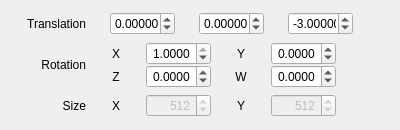
         <widget class="QProfile" name="tabView">
          <property name="toolTip">
           <string>View</string>
          </property>
          <attribute name="title">
           <string>View</string>
          </attribute>
          <layout class="QVBoxLayout" name="verticalLayoutView">
           <property name="topMargin">
            <number>12</number>
           </property>
           <property name="bottomMargin">
            <number>12</number>
           </property>
           <item>
            <widget class="QWidget" name="widgetViewTranslation" native="true">
             <property name="minimumSize">
              <size>
               <width>0</width>
               <height>0</height>
              </size>
             </property>
             <property name="maximumSize">
              <size>
               <width>16777215</width>
               <height>32</height>
              </size>
             </property>
             <layout class="QGridLayout" name="gridLayoutViewTranslation">
              <property name="leftMargin">
               <number>0</number>
              </property>
              <property name="topMargin">
               <number>0</number>
              </property>
              <property name="rightMargin">
               <number>12</number>
              </property>
              <property name="bottomMargin">
               <number>0</number>
              </property>
              <property name="horizontalSpacing">
               <number>24</number>
              </property>
              <property name="verticalSpacing">
               <number>0</number>
              </property>
              <item row="0" column="0">
               <widget class="QLabel" name="labelViewTranslation">
                <property name="minimumSize">
                 <size>
                  <width>75</width>
                  <height>0</height>
                 </size>
                </property>
                <property name="maximumSize">
                 <size>
                  <width>75</width>
                  <height>16777215</height>
                 </size>
                </property>
                <property name="text">
                 <string>Translation</string>
                </property>
                <property name="alignment">
                 <set>Qt::AlignRight|Qt::AlignTrailing|Qt::AlignVCenter</set>
                </property>
               </widget>
              </item>
              <item row="0" column="2">
               <widget class="QDoubleSpinBox" name="doubleSpinBoxTranslationX">
                <property name="minimumSize">
                 <size>
                  <width>65</width>
                  <height>0</height>
                 </size>
                </property>
                <property name="maximumSize">
                 <size>
                  <width>65</width>
                  <height>16777215</height>
                 </size>
                </property>
                <property name="alignment">
                 <set>Qt::AlignRight|Qt::AlignTrailing|Qt::AlignVCenter</set>
                </property>
                <property name="decimals">
                 <number>5</number>
                </property>
                <property name="minimum">
                 <double>-10.000000000000000</double>
                </property>
                <property name="maximum">
                 <double>10.000000000000000</double>
                </property>
                <property name="singleStep">
                 <double>0.500000000000000</double>
                </property>
               </widget>
              </item>
              <item row="0" column="5">
               <widget class="QDoubleSpinBox" name="doubleSpinBoxTranslationZ">
                <property name="minimumSize">
                 <size>
                  <width>65</width>
                  <height>0</height>
                 </size>
                </property>
                <property name="maximumSize">
                 <size>
                  <width>65</width>
                  <height>16777215</height>
                 </size>
                </property>
                <property name="alignment">
                 <set>Qt::AlignRight|Qt::AlignTrailing|Qt::AlignVCenter</set>
                </property>
                <property name="decimals">
                 <number>5</number>
                </property>
                <property name="minimum">
                 <double>-10.000000000000000</double>
                </property>
                <property name="maximum">
                 <double>10.000000000000000</double>
                </property>
                <property name="singleStep">
                 <double>0.500000000000000</double>
                </property>
                <property name="value">
                 <double>-3.000000000000000</double>
                </property>
               </widget>
              </item>
              <item row="0" column="4">
               <widget class="QDoubleSpinBox" name="doubleSpinBoxTranslationY">
                <property name="minimumSize">
                 <size>
                  <width>65</width>
                  <height>0</height>
                 </size>
                </property>
                <property name="maximumSize">
                 <size>
                  <width>65</width>
                  <height>16777215</height>
                 </size>
                </property>
                <property name="alignment">
                 <set>Qt::AlignRight|Qt::AlignTrailing|Qt::AlignVCenter</set>
                </property>
                <property name="decimals">
                 <number>5</number>
                </property>
                <property name="minimum">
                 <double>-10.000000000000000</double>
                </property>
                <property name="maximum">
                 <double>10.000000000000000</double>
                </property>
                <property name="singleStep">
                 <double>0.500000000000000</double>
                </property>
               </widget>
              </item>
              <item row="0" column="6">
               <spacer name="horizontalSpacerViewTranslation">
                <property name="orientation">
                 <enum>Qt::Horizontal</enum>
                </property>
                <property name="sizeHint" stdset="0">
                 <size>
                  <width>24</width>
                  <height>24</height>
                 </size>
                </property>
               </spacer>
              </item>
             </layout>
            </widget>
           </item>
           <item>
            <widget class="QWidget" name="widgetViewRotation" native="true">
             <property name="minimumSize">
              <size>
               <width>0</width>
               <height>0</height>
              </size>
             </property>
             <property name="maximumSize">
              <size>
               <width>16777215</width>
               <height>76</height>
              </size>
             </property>
             <layout class="QGridLayout" name="gridLayoutViewRotation">
              <property name="leftMargin">
               <number>0</number>
              </property>
              <property name="topMargin">
               <number>0</number>
              </property>
              <property name="rightMargin">
               <number>12</number>
              </property>
              <property name="bottomMargin">
               <number>0</number>
              </property>
              <property name="horizontalSpacing">
               <number>24</number>
              </property>
              <property name="verticalSpacing">
               <number>0</number>
              </property>
              <item row="0" column="2">
               <widget class="QDoubleSpinBox" name="doubleSpinBoxRotationX">
                <property name="minimumSize">
                 <size>
                  <width>65</width>
                  <height>0</height>
                 </size>
                </property>
                <property name="maximumSize">
                 <size>
                  <width>65</width>
                  <height>16777215</height>
                 </size>
                </property>
                <property name="alignment">
                 <set>Qt::AlignRight|Qt::AlignTrailing|Qt::AlignVCenter</set>
                </property>
                <property name="decimals">
                 <number>4</number>
                </property>
                <property name="minimum">
                 <double>-1.000000000000000</double>
                </property>
                <property name="maximum">
                 <double>1.000000000000000</double>
                </property>
                <property name="singleStep">
                 <double>0.050000000000000</double>
                </property>
                <property name="value">
                 <double>1.000000000000000</double>
                </property>
               </widget>
              </item>
              <item row="0" column="4">
               <widget class="QDoubleSpinBox" name="doubleSpinBoxRotationY">
                <property name="minimumSize">
                 <size>
                  <width>65</width>
                  <height>0</height>
                 </size>
                </property>
                <property name="maximumSize">
                 <size>
                  <width>65</width>
                  <height>16777215</height>
                 </size>
                </property>
                <property name="alignment">
                 <set>Qt::AlignRight|Qt::AlignTrailing|Qt::AlignVCenter</set>
                </property>
                <property name="decimals">
                 <number>4</number>
                </property>
                <property name="minimum">
                 <double>-1.000000000000000</double>
                </property>
                <property name="maximum">
                 <double>1.000000000000000</double>
                </property>
                <property name="singleStep">
                 <double>0.050000000000000</double>
                </property>
               </widget>
              </item>
              <item row="0" column="0" rowspan="2">
               <widget class="QLabel" name="labelViewRotation">
                <property name="minimumSize">
                 <size>
                  <width>75</width>
                  <height>0</height>
                 </size>
                </property>
                <property name="maximumSize">
                 <size>
                  <width>75</width>
                  <height>16777215</height>
                 </size>
                </property>
                <property name="text">
                 <string>Rotation</string>
                </property>
                <property name="alignment">
                 <set>Qt::AlignRight|Qt::AlignTrailing|Qt::AlignVCenter</set>
                </property>
               </widget>
              </item>
              <item row="1" column="4">
               <widget class="QDoubleSpinBox" name="doubleSpinBoxRotationW">
                <property name="minimumSize">
                 <size>
                  <width>65</width>
                  <height>0</height>
                 </size>
                </property>
                <property name="maximumSize">
                 <size>
                  <width>65</width>
                  <height>16777215</height>
                 </size>
                </property>
                <property name="alignment">
                 <set>Qt::AlignRight|Qt::AlignTrailing|Qt::AlignVCenter</set>
                </property>
                <property name="decimals">
                 <number>4</number>
                </property>
                <property name="minimum">
                 <double>-1.000000000000000</double>
                </property>
                <property name="maximum">
                 <double>1.000000000000000</double>
                </property>
                <property name="singleStep">
                 <double>0.050000000000000</double>
                </property>
               </widget>
              </item>
              <item row="1" column="1">
               <widget class="QLabel" name="labelRotationZ">
                <property name="minimumSize">
                 <size>
                  <width>12</width>
                  <height>0</height>
                 </size>
                </property>
                <property name="maximumSize">
                 <size>
                  <width>12</width>
                  <height>16777215</height>
                 </size>
                </property>
                <property name="text">
                 <string>Z</string>
                </property>
                <property name="alignment">
                 <set>Qt::AlignCenter</set>
                </property>
               </widget>
              </item>
              <item row="1" column="2">
               <widget class="QDoubleSpinBox" name="doubleSpinBoxRotationZ">
                <property name="minimumSize">
                 <size>
                  <width>65</width>
                  <height>0</height>
                 </size>
                </property>
                <property name="maximumSize">
                 <size>
                  <width>65</width>
                  <height>16777215</height>
                 </size>
                </property>
                <property name="alignment">
                 <set>Qt::AlignRight|Qt::AlignTrailing|Qt::AlignVCenter</set>
                </property>
                <property name="decimals">
                 <number>4</number>
                </property>
                <property name="minimum">
                 <double>-1.000000000000000</double>
                </property>
                <property name="maximum">
                 <double>1.000000000000000</double>
                </property>
                <property name="singleStep">
                 <double>0.050000000000000</double>
                </property>
               </widget>
              </item>
              <item row="1" column="3">
               <widget class="QLabel" name="labelRotationW">
                <property name="minimumSize">
                 <size>
                  <width>12</width>
                  <height>0</height>
                 </size>
                </property>
                <property name="maximumSize">
                 <size>
                  <width>12</width>
                  <height>16777215</height>
                 </size>
                </property>
                <property name="text">
                 <string>W</string>
                </property>
                <property name="alignment">
                 <set>Qt::AlignCenter</set>
                </property>
               </widget>
              </item>
              <item row="0" column="3">
               <widget class="QLabel" name="labelRotationY">
                <property name="minimumSize">
                 <size>
                  <width>12</width>
                  <height>0</height>
                 </size>
                </property>
                <property name="maximumSize">
                 <size>
                  <width>12</width>
                  <height>16777215</height>
                 </size>
                </property>
                <property name="text">
                 <string>Y</string>
                </property>
                <property name="alignment">
                 <set>Qt::AlignCenter</set>
                </property>
               </widget>
              </item>
              <item row="0" column="1">
               <widget class="QLabel" name="labelRotationX">
                <property name="minimumSize">
                 <size>
                  <width>12</width>
                  <height>0</height>
                 </size>
                </property>
                <property name="maximumSize">
                 <size>
                  <width>12</width>
                  <height>16777215</height>
                 </size>
                </property>
                <property name="text">
                 <string>X</string>
                </property>
                <property name="alignment">
                 <set>Qt::AlignCenter</set>
                </property>
               </widget>
              </item>
              <item row="0" column="7" rowspan="2">
               <spacer name="horizontalSpacerViewRotation">
                <property name="orientation">
                 <enum>Qt::Horizontal</enum>
                </property>
                <property name="sizeHint" stdset="0">
                 <size>
                  <width>24</width>
                  <height>24</height>
                 </size>
                </property>
               </spacer>
              </item>
             </layout>
            </widget>
           </item>
           <item>
            <widget class="QWidget" name="widgetViewSize" native="true">
             <property name="minimumSize">
              <size>
               <width>0</width>
               <height>0</height>
              </size>
             </property>
             <property name="maximumSize">
              <size>
               <width>16777215</width>
               <height>32</height>
              </size>
             </property>
             <layout class="QGridLayout" name="gridLayoutViewSize">
              <property name="leftMargin">
               <number>0</number>
              </property>
              <property name="topMargin">
               <number>0</number>
              </property>
              <property name="rightMargin">
               <number>12</number>
              </property>
              <property name="bottomMargin">
               <number>0</number>
              </property>
              <property name="horizontalSpacing">
               <number>24</number>
              </property>
              <property name="verticalSpacing">
               <number>0</number>
              </property>
              <item row="0" column="3">
               <widget class="QLabel" name="labelSizeY">
                <property name="minimumSize">
                 <size>
                  <width>12</width>
                  <height>0</height>
                 </size>
                </property>
                <property name="maximumSize">
                 <size>
                  <width>12</width>
                  <height>16777215</height>
                 </size>
                </property>
                <property name="text">
                 <string>Y</string>
                </property>
                <property name="alignment">
                 <set>Qt::AlignCenter</set>
                </property>
               </widget>
              </item>
              <item row="0" column="4">
               <widget class="QSpinBox" name="spinBoxViewSizeY">
                <property name="enabled">
                 <bool>false</bool>
                </property>
                <property name="minimumSize">
                 <size>
                  <width>65</width>
                  <height>0</height>
                 </size>
                </property>
                <property name="maximumSize">
                 <size>
                  <width>65</width>
                  <height>16777215</height>
                 </size>
                </property>
                <property name="alignment">
                 <set>Qt::AlignRight|Qt::AlignTrailing|Qt::AlignVCenter</set>
                </property>
                <property name="readOnly">
                 <bool>false</bool>
                </property>
                <property name="minimum">
                 <number>1</number>
                </property>
                <property name="maximum">
                 <number>2048</number>
                </property>
                <property name="singleStep">
                 <number>64</number>
                </property>
                <property name="value">
                 <number>512</number>
                </property>
               </widget>
              </item>
              <item row="0" column="0">
               <widget class="QLabel" name="labelViewSize">
                <property name="minimumSize">
                 <size>
                  <width>75</width>
                  <height>0</height>
                 </size>
                </property>
                <property name="maximumSize">
                 <size>
                  <width>75</width>
                  <height>16777215</height>
                 </size>
                </property>
                <property name="text">
                 <string>Size</string>
                </property>
                <property name="alignment">
                 <set>Qt::AlignRight|Qt::AlignTrailing|Qt::AlignVCenter</set>
                </property>
               </widget>
              </item>
              <item row="0" column="2">
               <widget class="QSpinBox" name="spinBoxViewSizeX">
                <property name="enabled">
                 <bool>false</bool>
                </property>
                <property name="minimumSize">
                 <size>
                  <width>65</width>
                  <height>0</height>
                 </size>
                </property>
                <property name="maximumSize">
                 <size>
                  <width>65</width>
                  <height>16777215</height>
                 </size>
                </property>
                <property name="alignment">
                 <set>Qt::AlignRight|Qt::AlignTrailing|Qt::AlignVCenter</set>
                </property>
                <property name="readOnly">
                 <bool>false</bool>
                </property>
                <property name="minimum">
                 <number>1</number>
                </property>
                <property name="maximum">
                 <number>2048</number>
                </property>
                <property name="singleStep">
                 <number>64</number>
                </property>
                <property name="value">
                 <number>512</number>
                </property>
               </widget>
              </item>
              <item row="0" column="1">
               <widget class="QLabel" name="labelSizeX">
                <property name="minimumSize">
                 <size>
                  <width>12</width>
                  <height>0</height>
                 </size>
                </property>
                <property name="maximumSize">
                 <size>
                  <width>12</width>
                  <height>16777215</height>
                 </size>
                </property>
                <property name="text">
                 <string>X</string>
                </property>
                <property name="alignment">
                 <set>Qt::AlignCenter</set>
                </property>
               </widget>
              </item>
              <item row="0" column="5">
               <spacer name="horizontalSpacerViewSize">
                <property name="orientation">
                 <enum>Qt::Horizontal</enum>
                </property>
                <property name="sizeHint" stdset="0">
                 <size>
                  <width>24</width>
                  <height>24</height>
                 </size>
                </property>
               </spacer>
              </item>
             </layout>
            </widget>
           </item>
          </layout>
         </widget>
